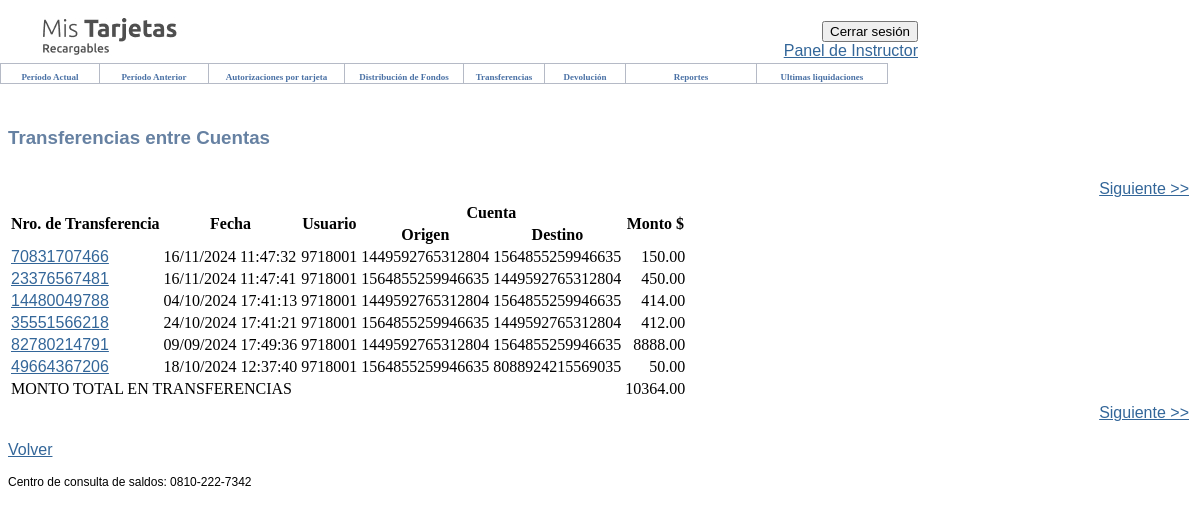
The page /costcenter/transferencias/consulta/ (signed in) on the database as committed earlier.
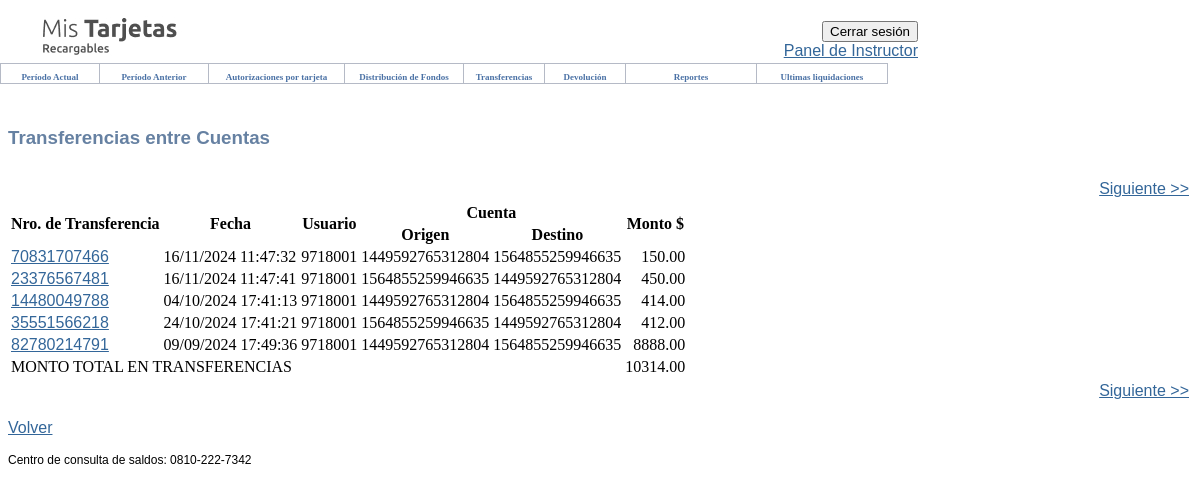
The same page on the database as committed later.
### costcenter/models.py (models this page shows, shortened)
class Transaction(models.Model):
    id = models.BigIntegerField(primary_key=True, unique=True, editable=False)
    user = models.ForeignKey(User, on_delete=models.CASCADE)
    from_account = models.ForeignKey(Cards, on_delete=models.CASCADE, blank=True, null=True, related_name="from+")
    to_account = models.ForeignKey(Cards, on_delete=models.CASCADE, blank=True, null=True, related_name="to+")
    movement_date = models.DateTimeField()
    amount = models.FloatField(validators=[MinValueValidator(0)])
    class Meta:
        verbose_name = "Transacción"
        verbose_name_plural = "Transacciones"

class Cards(models.Model):
    user = models.ForeignKey(User, on_delete=models.CASCADE)
    is_costcenter = models.BooleanField(default=False)
    card_name = models.CharField(max_length=50)
    card_number = models.IntegerField(validators=[
                                                MinValueValidator(1000000000000000),
                                                MaxValueValidator(9999999999999999)
    ], unique=True)
    money = models.FloatField(default=0.0)
    class Meta:
        verbose_name = "Card"
        verbose_name_plural = "Cards"

### costcenter/views.py (the view, shortened to what this page needs)
# urls.py: path('transferencias/consulta/', consulta_transferencias, name='consulta_transferencias'),
def consulta_transferencias(request):
    transferencias = Transaction.objects.all()
    usuario = request.user
    transferencias = transferencias.filter(user=usuario)
    total_monto = transferencias.aggregate(total=Sum('amount'))['total'] or 0
    context = {
        'transferencias': transferencias,
        'total_monto': total_monto,
        'usuario_id': usuario.id,
    }
    return render(request, 'costcenter/transferencias_realizadas_filtradas.html', context)

### templates/costcenter/transferencias_realizadas_filtradas.html (shortened to what this page needs)
{% extends 'base.html' %}
{% block body %}
<link href="https://prismanet.prismamediosdepago.com/recargables/media/styles.css" rel="stylesheet" type="text/css">
<link href="https://prismanet.prismamediosdepago.com/recargables/media/TablasStyles.css" rel="stylesheet" type="text/css">
<div id="title">
    <h3>Transferencias entre Cuentas</h3>
</div>
<div id="body">
    <table width="100%">
        <tr>
            <td>&nbsp;</td>
            <td align="right">&nbsp;
                <a href="{% url 'consulta_transferencias' %}?page=2" title="Siguiente">Siguiente &gt;&gt;</a>
            </td>
        </tr>
    </table>
    <table>
        <thead>
            <tr>
                <th class="TablaHeader" rowspan="2">Nro. de Transferencia</th>
                <th class="TablaHeader" rowspan="2">Fecha</th>
                <th class="TablaHeader" rowspan="2">Usuario</th>
                <th class="TablaHeader" colspan="2">Cuenta</th>
                <th class="TablaHeader" rowspan="2">Monto $</th>
            </tr>
            <tr>
                <th class="TablaHeader">Origen</th>
                <th class="TablaHeader">Destino</th>
            </tr>
        </thead>
        <tbody>
            {% for transferencia in transferencias %}
                <tr>
                    <td class="TablaRows2">
                        <a href="{% url 'detalle_transferencia' transferencia.id %}" title="Ver comprobante de la transferencia {{ transferencia.id }}">
                            {{ transferencia.id }}
                        </a>
                    </td>
                    <td class="TablaRows" style="text-align: left;">
                        {{ transferencia.movement_date|date:"d/m/Y H:i:s" }}
                    </td>
                    <td class="TablaRows" style="text-align: left;">
                            971800{{ usuario_id }}
                    </td>
                    <td class="TablaRows">{{ transferencia.from_account.card_number }}</td>
                    <td class="TablaRows">{{ transferencia.to_account.card_number }}</td>
                    <td align="right" class="TablaRows">{{ transferencia.amount|floatformat:2 }}</td>
                </tr>
            {% empty %}
                <tr>
                    <td colspan="6" class="TablaRows" style="text-align: center;">No hay transferencias encontradas.</td>
                </tr>
            {% endfor %}
            <tr>
                <td class="TablaRows2" colspan="5">MONTO TOTAL EN TRANSFERENCIAS</td>
                <td align="right" class="TablaRows">{{ total_monto|floatformat:2 }}</td>
            </tr>
        </tbody>
    </table>
    <table width="100%">
        <tr>
            <td>&nbsp;</td>
            <td align="right">&nbsp;
                <a href="{% url 'consulta_transferencias' %}?page=2" title="Siguiente">Siguiente &gt;&gt;</a>
            </td>
        </tr>
    </table>
</div>
<div id="foot">
    <p><a href="{% url 'consulta_transferencias' %}">Volver</a></p>
    <p class="TextoBaseChico">Centro de consulta de saldos: 0810-222-7342</p>
</div>
{% endblock %}

Rows that differ between the two databases and show on the page:
removed Transaction: user "1"
Other text that changed with them:
{{ total_monto|floatformat:2 }}: "10364.00" → "10314.00"
